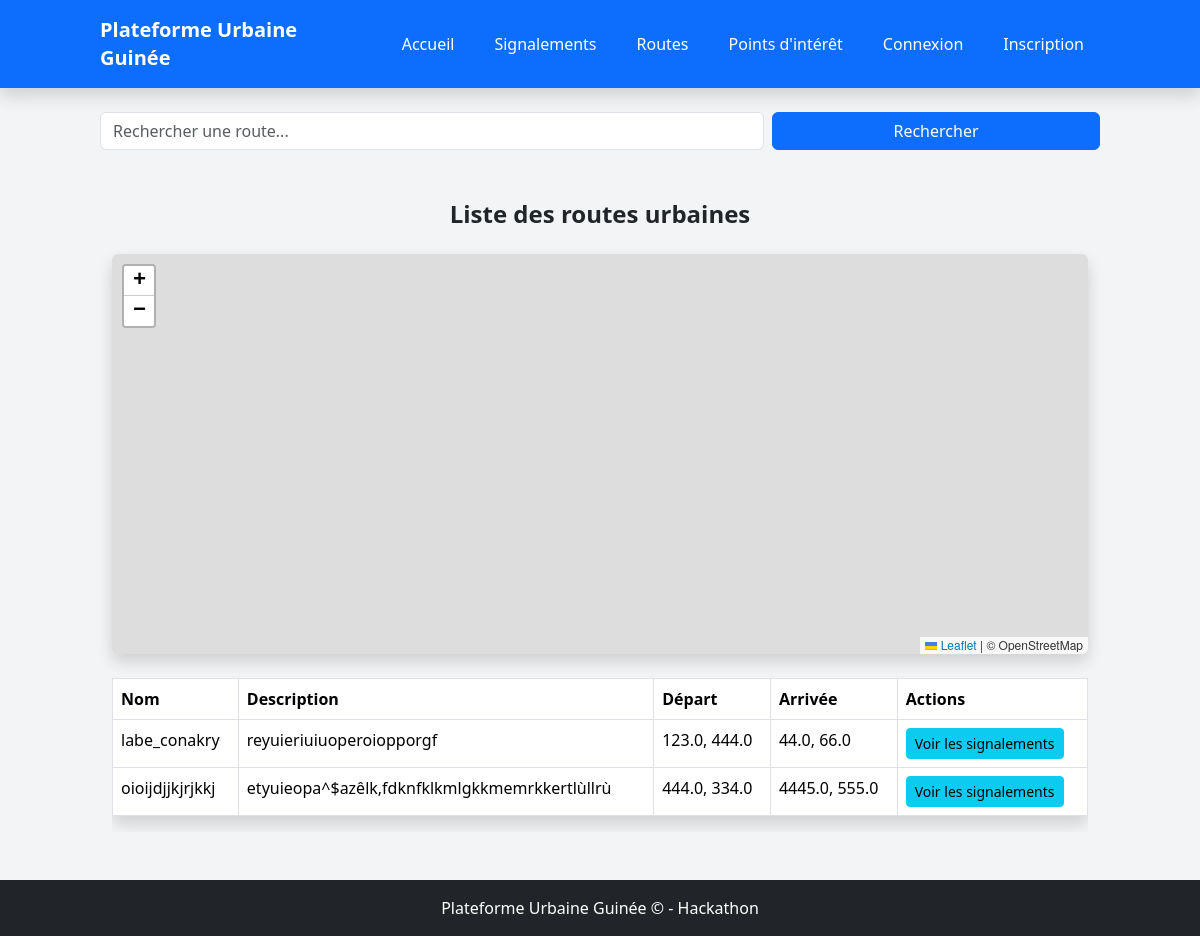
The page /navigation/routes/ on the database its author committed.
### navigation/models.py (models this page shows, shortened)
class Route(models.Model):
    name = models.CharField(max_length=100)
    description = models.TextField(blank=True)
    start_latitude = models.FloatField()
    start_longitude = models.FloatField()
    end_latitude = models.FloatField()
    end_longitude = models.FloatField()
    created_at = models.DateTimeField(auto_now_add=True)

### navigation/views.py (the view)
# urls.py: path('routes/', views.RouteListView.as_view(), name='route-list'),
class RouteListView(ListView):
    model = Route
    template_name = 'navigation/route_list.html'
    context_object_name = 'routes'

### templates/navigation/route_list.html (shortened to what this page needs)
{% extends "base.html" %}
{% block content %}
<form method="get" class="row g-2 mb-3">
    <div class="col-md-8">
        <input type="text" name="q" class="form-control" placeholder="Rechercher une route..." value="{{ query }}">
    </div>
    <div class="col-md-4">
        <button type="submit" class="btn btn-primary w-100">Rechercher</button>
    </div>
</form>
<div class="container mt-5">
    <h2 class="text-2xl font-bold mb-4 text-center">Liste des routes urbaines</h2>
    <div id="routes-map" style="height: 400px;" class="mb-4 rounded shadow"></div>
    <div class="table-responsive">
        <table class="table table-bordered bg-white rounded shadow">
            <thead>
                <tr>
                    <th>Nom</th>
                    <th>Description</th>
                    <th>Départ</th>
                    <th>Arrivée</th>
                    <th>Actions</th>
                </tr>
            </thead>
            <tbody>
                {% for route in routes %}
                <tr>
                    <td>{{ route.name }}</td>
                    <td>{{ route.description|truncatechars:50 }}</td>
                    <td>{{ route.start_latitude }}, {{ route.start_longitude }}</td>
                    <td>{{ route.end_latitude }}, {{ route.end_longitude }}</td>
                    <td>
                        <a href="{% url 'route_reports' route.pk %}" class="btn btn-info btn-sm">Voir les signalements</a>
                    </td>
                </tr>
                {% empty %}
                <tr>
                    <td colspan="5" class="text-center">Aucune route enregistrée.</td>
                </tr>
                {% endfor %}
            </tbody>
        </table>
    </div>
</div>
{% endblock %}

### rows shown on the page
Route: name "labe_conakry", description "reyuieriuiuoperoiopporgf", start_latitude "123.0", start_longitude "444.0", end_latitude "44.0", end_longitude "66.0"
Route: name "oioijdjjkjrjkkj", description "etyuieopa^$azêlk,fdknfklkmlgkkmemrkkertlùllrù", start_latitude "444.0", start_longitude "334.0", end_latitude "4445.0", end_longitude "555.0"
